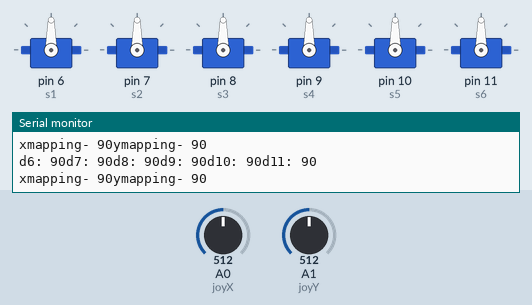
A sketch run on a simulated Arduino Uno, built with avr-gcc and run on an emulated ATmega328P. Parts: 6 × servo, the last lines printed to the serial monitor. The inputs (shaded band) are chosen by the test bench; at power-on: A0 (joyX) = 512, A1 (joyY) = 512.

Above: at 2.2 s.
2.3 s: A0 (joyX) set to 716
At 3.1 s:
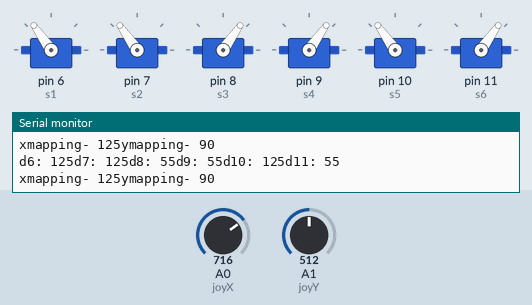
3.9 s: A1 (joyY) set to 716
At 5.1 s:
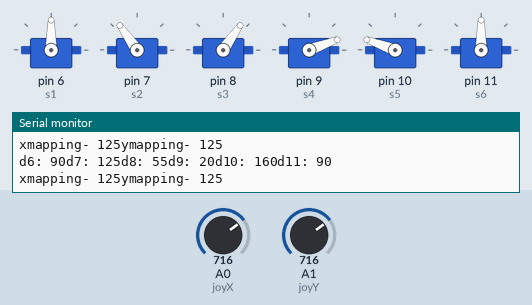
5.5 s: A0 (joyX) set to 581
At 6.8 s:
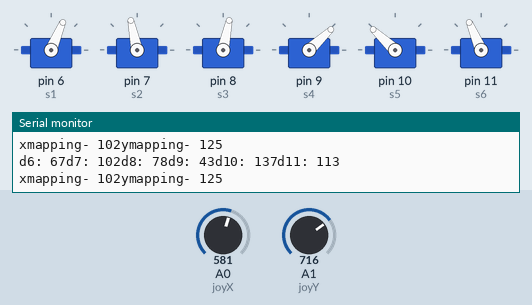
7.1 s: A0 (joyX) set to 557
At 8.0 s:
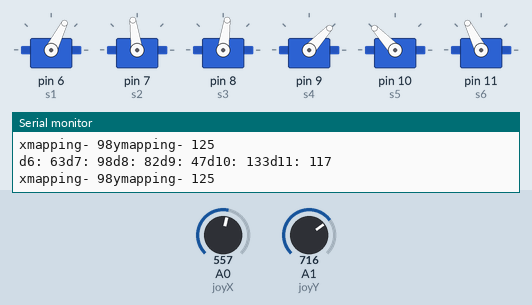
8.7 s: A1 (joyY) set to 900
At 9.7 s:
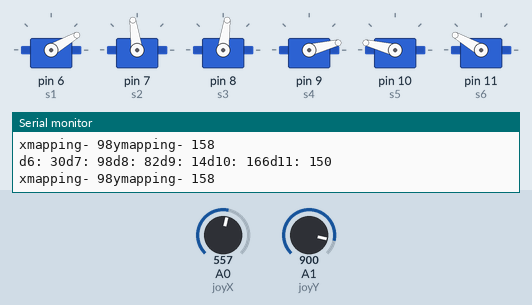
10.2 s: A1 (joyY) set to 1023
At 11.7 s:
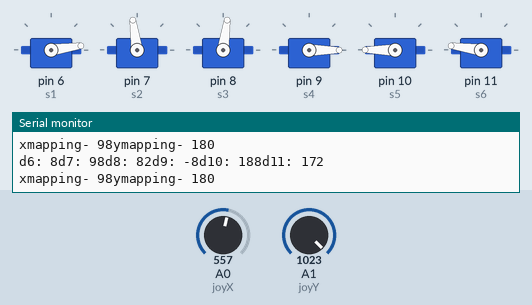
Timing chart, 0 to 12.8 s (numbered marks = the images above; inputs shaded):
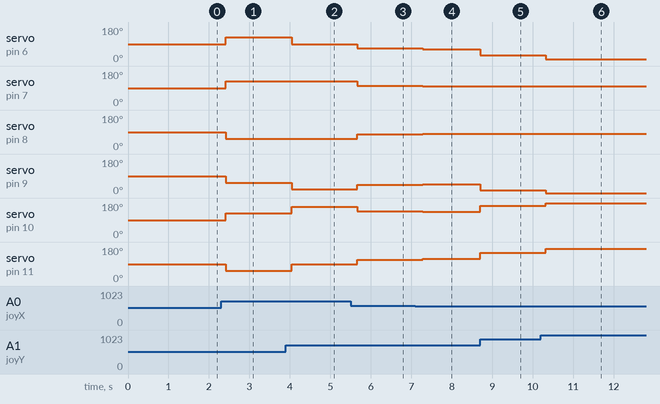

Measured:
- after the input at 2.3 s, servo on pin 6 (s1), servo on pin 7 (s2), servo on pin 10 (s5): 90° → 125° after 0.12 s; servo on pin 8 (s3), servo on pin 9 (s4), servo on pin 11 (s6): 90° → 55° after 0.12 s
- after the input at 3.9 s, servo on pin 6 (s1): 125° → 90° after 0.14 s; servo on pin 9 (s4): 55° → 20° after 0.14 s; servo on pin 10 (s5): 125° → 160° after 0.14 s; servo on pin 11 (s6): 55° → 90° after 0.14 s
- after the input at 5.5 s, servo on pin 6 (s1): 90° → 67° after 0.16 s; servo on pin 7 (s2): 125° → 102° after 0.16 s; servo on pin 8 (s3): 55° → 78° after 0.16 s; servo on pin 9 (s4): 20° → 43° after 0.16 s; servo on pin 10 (s5): 160° → 137° after 0.16 s
- after the input at 7.1 s, servo on pin 6 (s1): 67° → 63° after 0.19 s; servo on pin 7 (s2): 102° → 98° after 0.19 s; servo on pin 8 (s3): 78° → 82° after 0.19 s; servo on pin 9 (s4): 43° → 47° after 0.19 s; servo on pin 10 (s5): 137° → 133° after 0.19 s
- after the input at 8.7 s, servo on pin 6 (s1): 63° → 30° at once; servo on pin 9 (s4): 47° → 14° at once; servo on pin 10 (s5): 133° → 166° at once; servo on pin 11 (s6): 117° → 150° at once
- after the input at 10.2 s, servo on pin 6 (s1): 30° → 8° after 0.13 s; servo on pin 9 (s4): 14° → 0° after 0.13 s; servo on pin 10 (s5): 166° → 180° after 0.13 s; servo on pin 11 (s6): 150° → 172° after 0.13 s

The sketch:

joystick.ino
```cpp
 /* Read Jostick
  * ------------
  *
  * Reads two analog pins that are supposed to be
  * connected to a jostick made of two potentiometers
  *
  * We send three bytes back to the comp: one header and two
  * with data as signed bytes, this will take the form:
  *    Jxy\r\n
  *
  * x and y are integers and sent in ASCII
  *
  * http://www.0j0.org | http://arduino.berlios.de
  * copyleft 2005 DojoDave for DojoCorp
  */

// Controlling movements of two servos using a Joystick
// Joystick's x- and y- axes are connected to A0 and A1 analog pins of Arduino.
// Servos are connectd to PWM Pins 9 and 10.
// By Explore Labs
#include <Servo.h>
#include "Wire.h"

enum direction{
up = 1,
down = 0,
};

Servo s1, s2, s3, s4, s5, s6;
int servoPos = 0;
int deg1 = 90;
int deg2 = 90;
int deg3 = 90;
int deg4 = 90;
int deg5 = 90;
int deg6 = 90;
int prev_xmap, prev_ymap;
int first = 1;
int joyX = A0; // analog pin used to connect the X - axis of Joystick
int joyY = A1; // analog pin used to connect the Y - axis of Joystick
int x, y; // variables to read the values from the analog pins
int xmap, ymap;
int offsetx;
int offsety;
void move_s(direction dir, int servo/*6-11*/, int deg);
int guard(int deg);
void x_rot(int deg);
void y_rot(int deg);

void setup() {
  // put your setup code here, to run once:
  s1.attach(6);
  s2.attach(7);
  s3.attach(8);
  s4.attach(9);
  s5.attach(10);
  s6.attach(11);

  s1.write(90);
  s2.write(90);

  s3.write(90);
  s4.write(90);
  s5.write(90);
  s6.write(90);
  Serial.begin(115200);

  delay(1000);
  offsetx = abs(((analogRead(joyX) - 512 ) * 2));
  offsety = abs(((analogRead(joyY) - 512 ) * 2));
}


void loop(){
  x = analogRead(joyX);    // reads the value of the Joystick's X - axis (value between 0 and 1023)
  y = analogRead(joyY);    // reads the value of the Joystick's Y - axis (value between 0 and 1023)
  xmap = map(x, offsetx, 1023, 0, 180); // scale it to use with the servo b/w 900 usec to 2100 usec
  ymap = map(y, offsety, 1023, 0, 180); // scale it to use with the servo b/w 900 usec to 2100 usec

  if (first == 1){
    prev_xmap = xmap;
    prev_ymap = ymap;
    first = 0;
  }

  x_rot(xmap - prev_xmap);
  y_rot(ymap - prev_ymap);

  prev_xmap = xmap;
  prev_ymap = ymap;

  Serial.print("xmapping- ");
  Serial.print( xmap );
  Serial.print("ymapping- ");
  Serial.println( ymap);

  delay (200);
  Serial.print("d6: ");
  Serial.print(deg1);
  Serial.print("d7: ");
  Serial.print(deg2);
  Serial.print("d8: ");
  Serial.print(deg3);
  Serial.print("d9: ");
  Serial.print(deg4);
  Serial.print("d10: ");
  Serial.print(deg5);
  Serial.print("d11: ");
  Serial.println(deg6);

}


//For now, we'll focus on the most important 3 DOF
// X Movements
void x_rot(int deg){
  //Pitching - rotating towards positive y region over x-axis
  //Move A - if deg is pos, move A down
  move_s(down, 7, deg);
  move_s(down, 8, deg);
  //Move B - if deg is pos, move B up
  move_s(up, 9, deg);
  move_s(up, 10, deg);
  //Move C - if deg is pos, move C up
  move_s(up, 6, deg);
  move_s(up, 11, deg);
}
// END OF X Movements

// Y Movements
void y_rot(int deg){
  //Rolling - rotating towards positive x region over y-axis
  //Move B - if deg is pos, move B up
  move_s(up, 9, deg);
  move_s(up, 10, deg);

  //Move C - if deg is pos, move C down
  move_s(down, 6, deg);
  move_s(down, 11, deg);
}
// END OF Y Movements

// Z Movements
//displacement over z-axis
void z_up(int deg){
  move_s(up, 6, deg);
  move_s(up, 7, deg);
  move_s(up, 8, deg);
  move_s(up, 9, deg);
  move_s(up, 10, deg);
  move_s(up, 11, deg);
}
// END OF Z Movements

int guard(int deg){
  if ((deg > 180)? 180 : deg);
  else if ((deg < 0)? 0 : deg);
  return deg;
}


void move_s(direction dir, int servo/*6-11*/, int deg){
  //Format: dir? (up) : (down)
  //Meaning: Is direction up? yes- do this : no- do this
  switch(servo){
    case 6: //left
      if (dir == up) deg1 = guard(deg1 + deg);
      else if (dir == down) deg1 = guard(deg1 - deg);
      s1.write(deg1);
      //Serial.println("Servo1pos:  "+deg1);
      break;
    case 7: //right
      if (dir == up) deg2 = guard(deg2 - deg);
      else if (dir == down) deg2 = guard(deg2 + deg);
      s2.write(deg2);
      //Serial.println("Servo2pos:  "+deg2);
      break;
    case 8: //left
      if (dir == up) deg3 = guard(deg3 + deg);
      else if (dir == down) deg3 = guard(deg3 - deg);
      s3.write(deg3);
      //Serial.println("Servo3pos:  "+deg3);
      break;
    case 9: //right
      if (dir == up) deg4 = guard(deg4 - deg);
      else if (dir == down) deg4 = guard(deg4 + deg);
      s4.write(deg4);
     // Serial.println("Servo4pos:  "+deg4);
      break;
    case 10: //left
      if (dir == up) deg5 = guard(deg5 + deg);
      else if (dir == down) deg5 = guard(deg5 - deg);
      s5.write(deg5);
      //Serial.println("Servo5pos:  "+deg5);
      break;
    case 11: //right
      if (dir == up) deg6 = guard(deg6 - deg);
      else if (dir == down) deg6 = guard(deg6 + deg);
      s6.write(deg6);
      //Serial.println("Servo6pos:  "+deg6);
      break;
    default:
      printf("Unknwon Servo: Bad-coder found!!! ALERT! ALERT!\n");
      break;
  } // end of switch-case
} // end of move()
```
